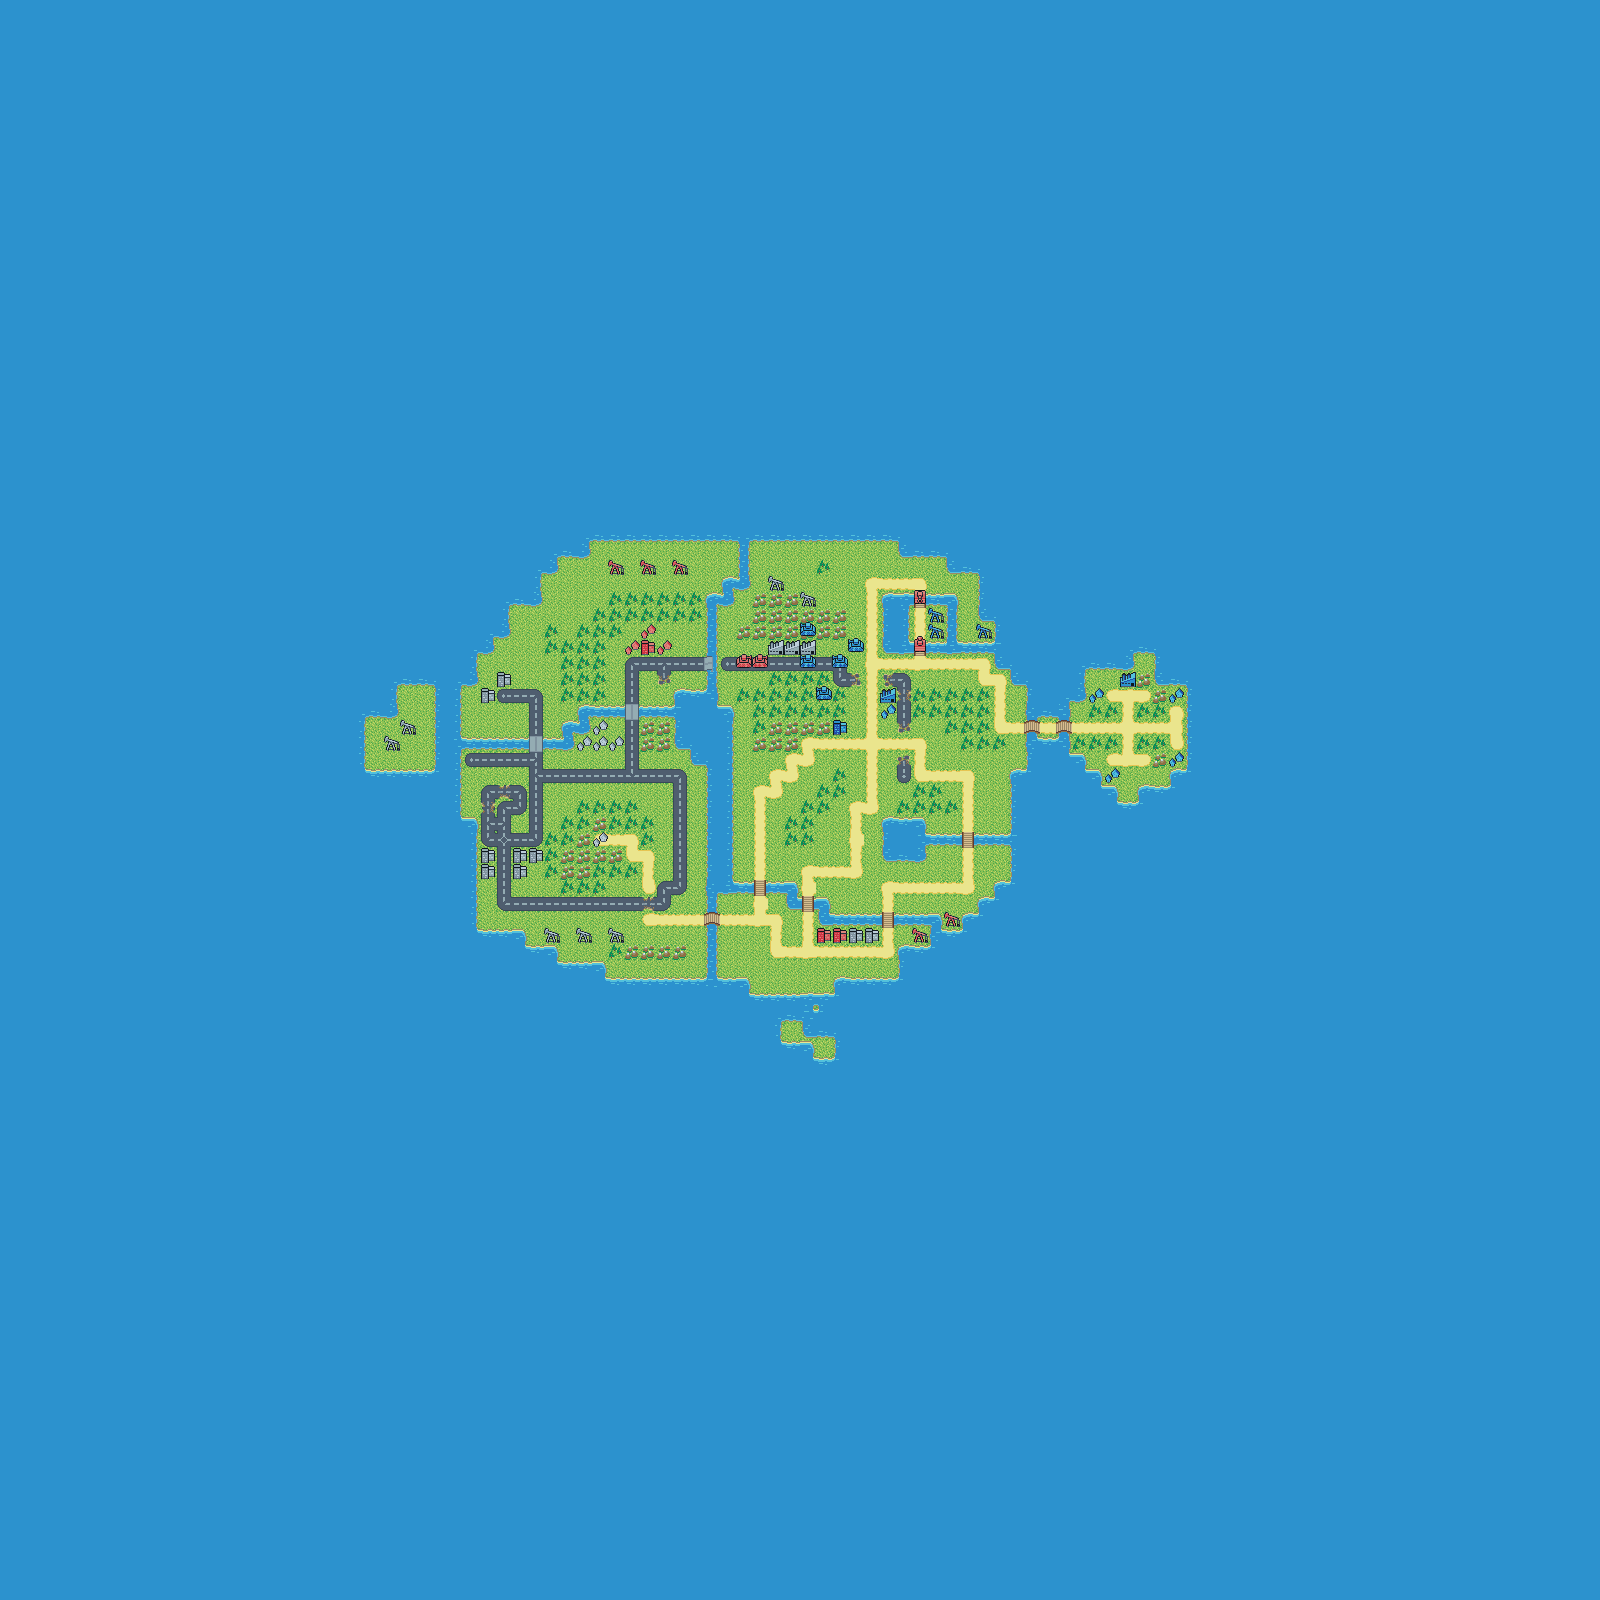

Rendered tile map (Tiled .tmx) drawn with the repository's tilesets; below, a short description and the map source with its tile grids summarised:
An orthogonal 100x100 tile map with 16x16 px tiles, 3 tile layers (Calque de Tile 1, Calque 3, Calque 2), 3 tilesets.

<map version="1.0" tiledversion="1.1.6" orientation="orthogonal" renderorder="left-up" width="100" height="100" tilewidth="16" tileheight="16" infinite="0" nextobjectid="5">
 <tileset firstgid="1" source="../tilesets/mapTileset.tsx" />
 <tileset firstgid="170" source="../tilesets/units.tsx" />
 <tileset firstgid="426" source="../tilesets/buildings.tsx" />
 <layer name="Calque de Tile 1" width="100" height="100">
  <data>[10000 cells, 10000 non-empty, 74 distinct tile ids]</data>
 </layer>
 <layer name="Calque 3" width="100" height="100">
  <data>[10000 cells, 46 non-empty, 11 distinct tile ids]</data>
 </layer>
 <layer name="Calque 2" width="100" height="100" offsetx="0" offsety="-4">
  <data>[10000 cells, 9 non-empty, 6 distinct tile ids]</data>
 </layer>
</map>